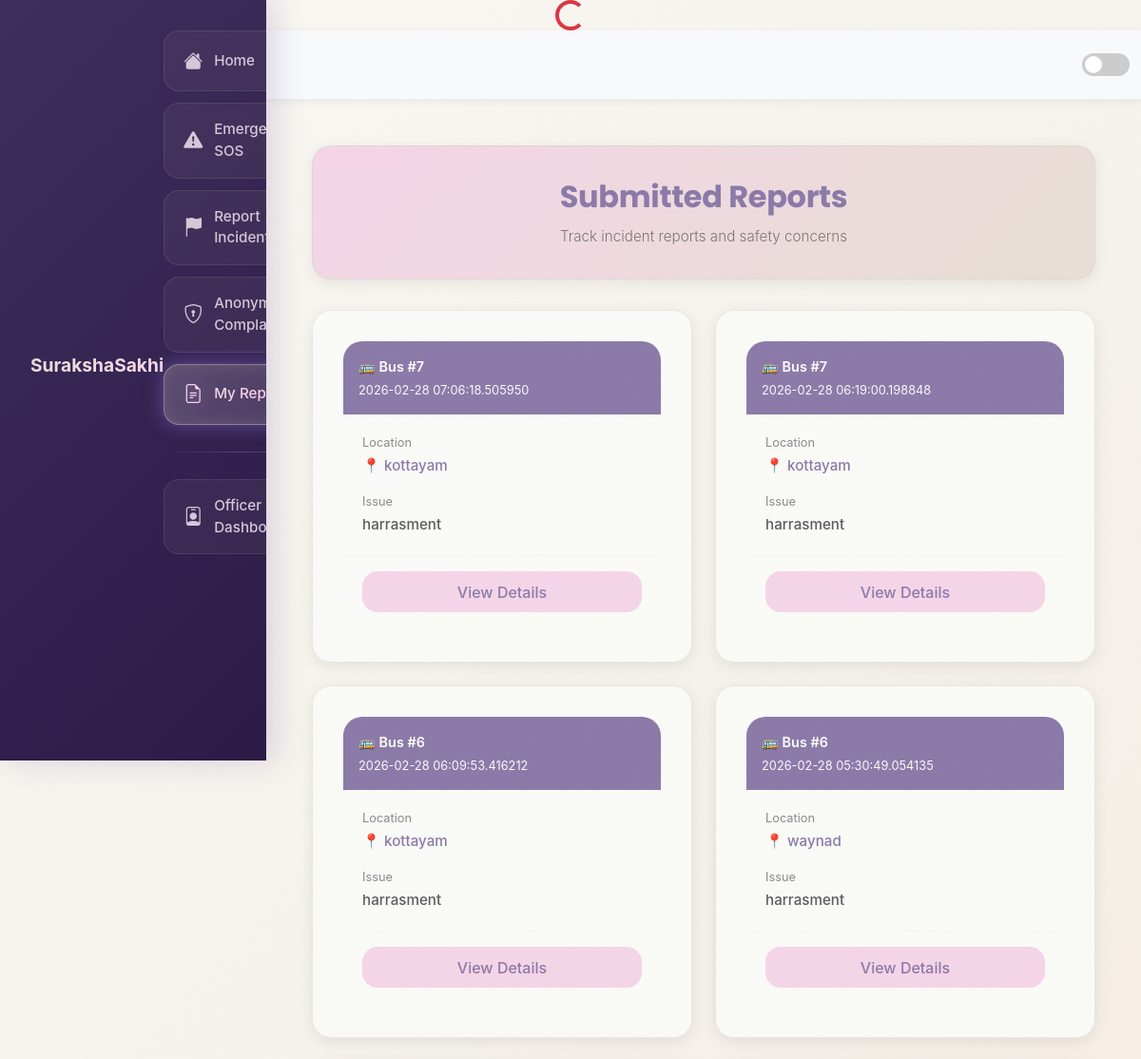
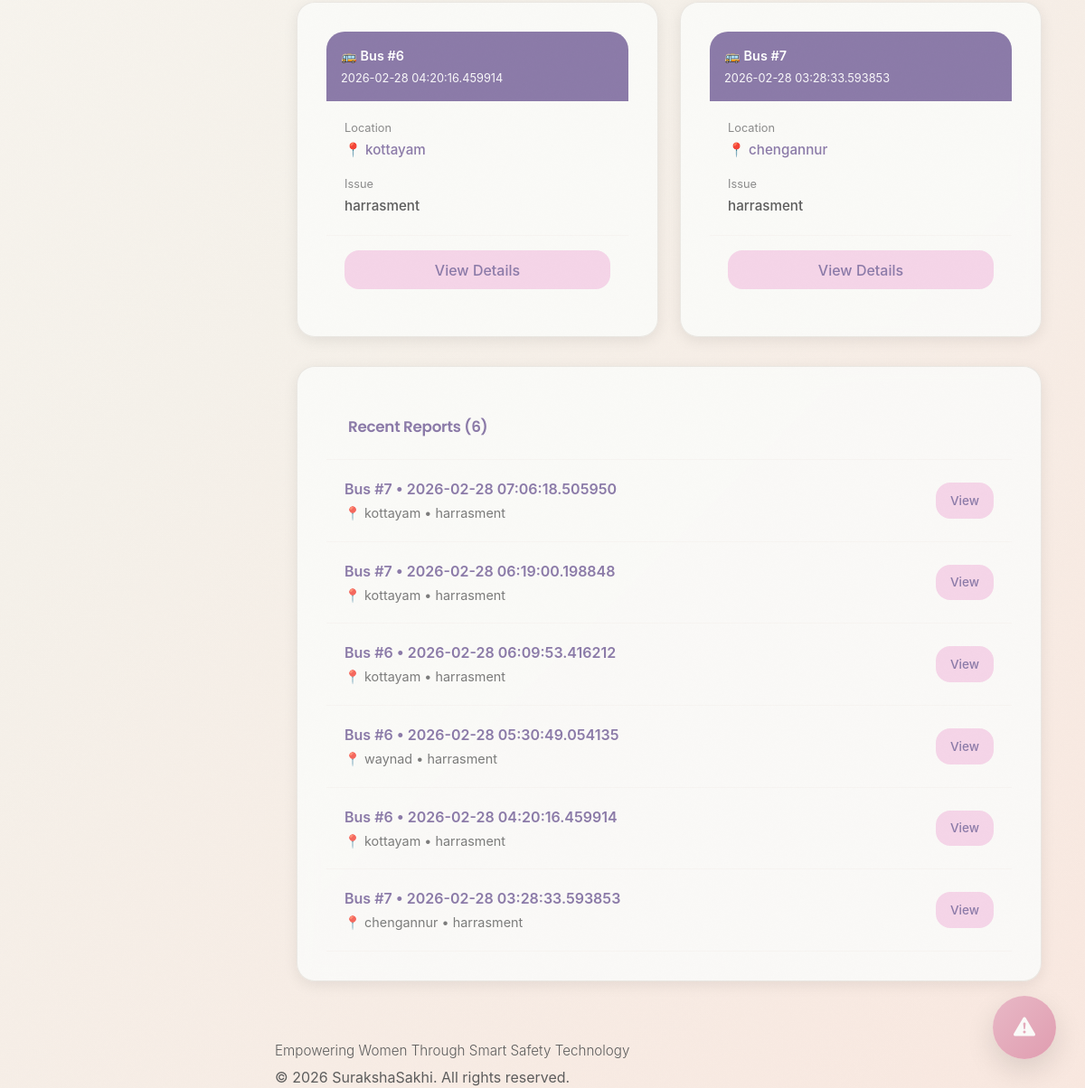
/reports (signed in), run on the app's committed database (2 pictures, top to bottom).
### tables this page shows
CREATE TABLE bus_reports
                 (id INTEGER PRIMARY KEY AUTOINCREMENT,
                  date TEXT,
                  bus_no TEXT,
                  location TEXT,
                  issue TEXT);

### app.py (the view)
@app.route('/reports')
def reports():
    conn = get_db_connection()
    c = conn.cursor()
    c.execute("SELECT date, bus_no, location, issue FROM bus_reports ORDER BY id DESC")
    rows = c.fetchall()
    conn.close()
    return render_template('reports.html', reports=rows)

### app.py (called while the page is built)
@app.context_processor
def inject_csrf_token():
    return {'csrf_token': get_or_create_csrf_token}

def get_db_connection():
    conn = sqlite3.connect(DB_PATH, timeout=30)
    conn.execute("PRAGMA journal_mode=WAL")
    conn.execute("PRAGMA busy_timeout=30000")
    return conn

### templates/reports.html (shortened to what this page needs)
{% extends 'base.html' %}
{% block content %}
<div class="container" style="max-width: 1000px; margin: 3rem auto 4rem;">
    <div class="card" style="text-align: center; background: linear-gradient(135deg, #F5D5E8 0%, #E8DFD5 100%); padding: 2rem; margin-bottom: 2rem;">
        <h1 style="color: var(--color-purple); font-size: 2rem; margin: 0 0 0.5rem 0;">Submitted Reports</h1>
        <p style="color: var(--color-gray-dark); font-size: 0.95rem; opacity: 0.8; margin: 0;">Track incident reports and safety concerns</p>
    </div>
    {% if reports %}
    <div style="display: grid; grid-template-columns: repeat(auto-fill, minmax(280px, 1fr)); gap: 1.5rem; margin-bottom: 2rem;">
        {% for r in reports %}
        <div class="card" style="display: flex; flex-direction: column; height: 100%;">
            <div style="background: linear-gradient(135deg, var(--color-purple) 0%, #8B7AA8 100%); color: white; padding: 1rem; border-radius: var(--radius-lg) var(--radius-lg) 0 0;">
                <div style="font-weight: 600; font-size: 0.9rem; margin-bottom: 0.25rem;">🚌 Bus #{{ r[1] }}</div>
                <div style="font-size: 0.8rem; opacity: 0.95;">{{ r[0] }}</div>
            </div>
            <div style="padding: 1.25rem; flex-grow: 1;">
                <div style="margin-bottom: 1rem;">
                    <div style="font-size: 0.8rem; color: var(--color-gray-dark); opacity: 0.7; margin-bottom: 0.25rem;">Location</div>
                    <div style="font-weight: 500; color: var(--color-purple); font-size: 0.95rem;">📍 {{ r[2] }}</div>
                </div>
                <div>
                    <div style="font-size: 0.8rem; color: var(--color-gray-dark); opacity: 0.7; margin-bottom: 0.25rem;">Issue</div>
                    <div style="font-weight: 500; color: var(--color-gray-dark); font-size: 0.95rem;">{{ r[3] }}</div>
                </div>
            </div>
            <div style="padding: 0 1.25rem 1.25rem; border-top: 1px solid var(--color-gray-light); padding-top: 1rem;">
                <button style="width: 100%; padding: 0.6rem; background: var(--color-pink); color: var(--color-purple); border: none; border-radius: var(--radius-md); font-weight: 500; cursor: pointer; transition: all 0.25s ease;">
                    View Details
                </button>
            </div>
        </div>
        {% endfor %}
    </div>
    <div class="card" style="margin-bottom: 2rem;">
        <div style="padding: 1.5rem; border-bottom: 1px solid var(--color-gray-light);">
            <h3 style="color: var(--color-purple); font-size: 1.05rem; margin: 0;">Recent Reports ({{ reports|length }})</h3>
        </div>
        <div>
            {% for r in reports %}
            <div style="padding: 1.25rem; border-bottom: 1px solid var(--color-gray-light); display: flex; justify-content: space-between; align-items: center;">
                <div style="flex-grow: 1;">
                    <div style="font-weight: 600; color: var(--color-purple); margin-bottom: 0.25rem;">Bus #{{ r[1] }} • {{ r[0] }}</div>
                    <div style="font-size: 0.9rem; color: var(--color-gray-dark); opacity: 0.8;">📍 {{ r[2] }} • {{ r[3] }}</div>
                </div>
                <button style="padding: 0.6rem 1rem; background: var(--color-pink); color: var(--color-purple); border: none; border-radius: var(--radius-md); font-weight: 500; cursor: pointer; font-size: 0.85rem;">
                    View
                </button>
            </div>
            {% endfor %}
        </div>
    </div>
    {% endif %}
</div>
{% endblock %}

### static/style.css (style rules this page uses)
:root { --color-lavender: #E8DFD5; --color-pink: #F5D5E8; --color-peach: #F9E5D0; --color-purple: #8B7AA8; --color-white: #FAFAF8; --color-danger: #E8B8C6; --color-success: #C8DCC8; --color-warning: #F4E4A6; --color-info: #D4E8F0; --color-gray-light: #F7F4F1; --color-gray-medium: #D9D4CC; --color-gray-dark: #5C5C5C; --color-dark-bg: #1f1f1d; --color-dark-text: #e8e8e6; --color-dark-card: #2a2a28; --font-display: 'Poppins', sans-serif; --font-body: 'Inter', sans-serif; --font-xl: 3.5rem; --font-lg: 2rem; --font-md: 1.25rem; --font-base-size: 1rem; --font-sm: 0.875rem; --font-xs: 0.75rem; --spacing-xs: 0.5rem; --spacing-sm: 1rem; --spacing-md: 1.5rem; --spacing-lg: 2rem; --spacing-xl: 3rem; --spacing-2xl: 4rem; --transition-fast: 0.25s cubic-bezier(0.4, 0, 0.2, 1); --transition-base: 0.4s cubic-bezier(0.25, 0.46, 0.45, 0.94); --transition-slow: 0.6s cubic-bezier(0.25, 0.46, 0.45, 0.94); --shadow-sm: 0 2px 8px rgba(0,0,0,0.04); --shadow-md: 0 4px 16px rgba(0,0,0,0.08); --shadow-lg: 0 12px 32px rgba(0,0,0,0.12); --shadow-xl: 0 20px 48px rgba(0,0,0,0.15); --radius-sm: 12px; --radius-md: 16px; --radius-lg: 20px; --radius-xl: 28px; --radius-full: 9999px; }
* { margin: 0; padding: 0; box-sizing: border-box; }
html { scroll-behavior: smooth; }
body { background: linear-gradient(135deg, #FAF8F3 0%, #F5F1EA 50%, #F9E8E0 100%); font-family: var(--font-body); color: var(--color-gray-dark); transition: background var(--transition-base), color var(--transition-base); overflow-x: hidden; position: relative; }
body::before { content: ''; position: fixed; top: 0; left: 0; width: 100%; height: 100%; background-size: 200px 200px; pointer-events: none; z-index: 1; }
h1, h2, h3, h4, h5, h6 { color: var(--color-purple); font-family: var(--font-display); font-weight: 600; letter-spacing: -0.3px; margin-bottom: var(--spacing-sm); line-height: 1.3; }
h1 { font-size: var(--font-xl); font-weight: 700; }
h3 { font-size: var(--font-md); font-weight: 600; }
p { line-height: 1.7; margin-bottom: var(--spacing-md); font-size: 0.95rem; font-weight: 300; }
.card { background: rgba(250, 250, 248, 0.95); backdrop-filter: blur(10px); border: 1px solid rgba(218, 212, 204, 0.5); border-radius: var(--radius-lg); padding: var(--spacing-lg); box-shadow: var(--shadow-md); transition: all var(--transition-base); animation: fadeInUp 0.6s ease; }
.container { max-width: 1200px; margin: 0 auto; padding: 0 var(--spacing-md); }
.fade-in { animation: fadeInUp 0.6s ease; }

### data on the page
bus_reports: bus_no "7", date "2026-02-28 07:06:18.505950", location "kottayam", issue "harrasment"
bus_reports: bus_no "7", date "2026-02-28 06:19:00.198848", location "kottayam", issue "harrasment"
bus_reports: bus_no "6", date "2026-02-28 06:09:53.416212", location "kottayam", issue "harrasment"
bus_reports: bus_no "6", date "2026-02-28 05:30:49.054135", location "waynad", issue "harrasment"
bus_reports: bus_no "6", date "2026-02-28 04:20:16.459914", location "kottayam", issue "harrasment"
bus_reports: bus_no "7", date "2026-02-28 03:28:33.593853", location "chengannur", issue "harrasment"

### other printed values
{{ reports|length }} "6"
